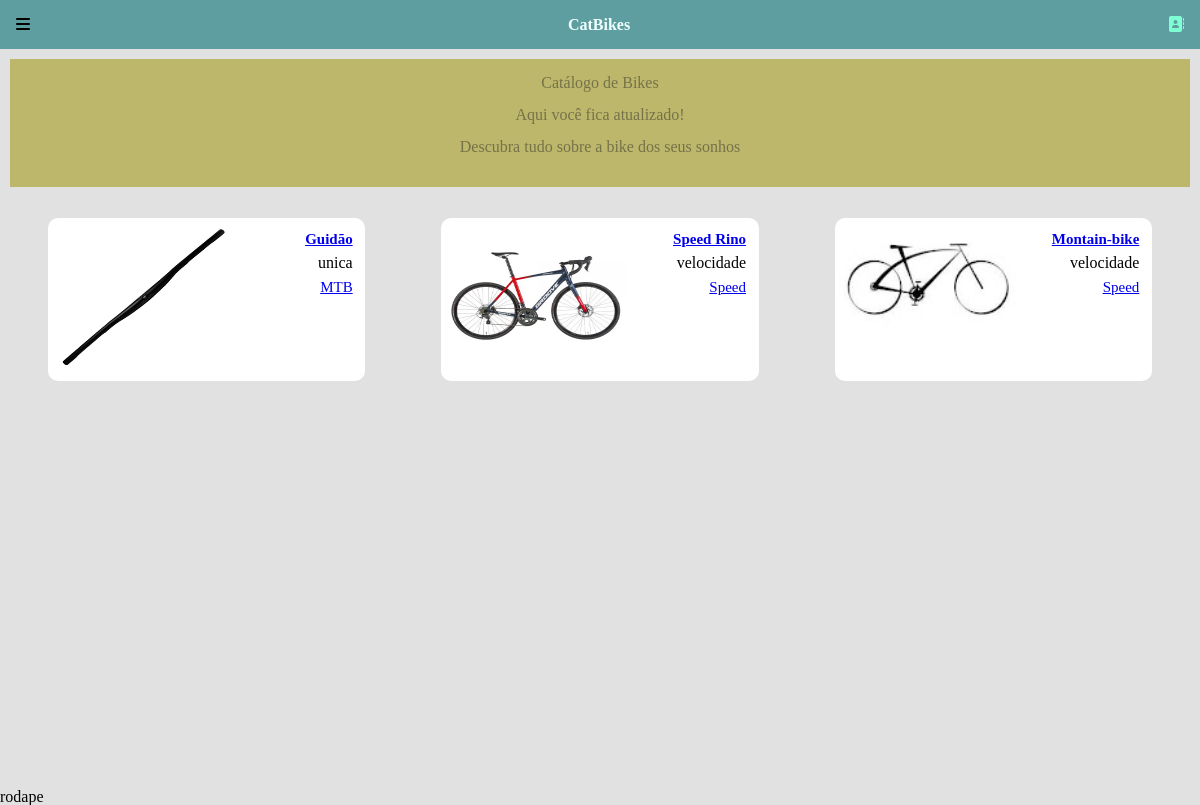
The page / on the database its author committed.
### catalogo/models.py (models this page shows, shortened)
class Peca(models.Model):
    index = models.BigAutoField(primary_key=True)
    nome = models.CharField(max_length=30, null=False)
    descricao = models.TextField()
    relacao = models.CharField( choices= (('velocidade','velocidade'), ('unica','unica')), max_length=250, null=False)
    imagem = models.ImageField(upload_to= 'media/imagem/%Y/%m/%d/', blank=True)
    modalidade = models.ForeignKey(Modadalidade, on_delete = models.CASCADE)

class Modadalidade(models.Model):
    index = models.BigAutoField(primary_key=True)
    nome = models.CharField(max_length=30, null=False)
    def __str__(self):
        return self.nome

### catalogo/views/lista_peca.py (the view)
# urls.py: path('', lista_peca, name='lista_peca'),
def lista_peca(request):
    peca = Peca.objects.all()
    context = {
        'lista_peca': peca
    }
    return render(request, 'peca/lista_peca.html', context = context)

### templates/peca/lista_peca.html (shortened to what this page needs)
{% extends 'index.html' %}
{% block content %}
    <div class="container__cards">
        <section class="banner">
            <h2 class="titulo_banner">
                Catálogo de Bikes
            </h2>
            <p class="banner_texto">
                Aqui você fica atualizado!
            </p>
            <p class="texto"> Descubra tudo sobre a bike dos seus sonhos</p>
        </section>
        <div class="container_card">
            {% if lista_peca %}
                {% for lista in lista_peca %}
                    <div class="card">
                        {% if lista.imagem == "" or lista.imagem == null %}
                            <span class="sem_imagem"></span>
                        {% else %}
                            <a href=" informacao/{{ lista.index }}" class="link_img-card">
                                <img class="img_card" src="{{ lista.imagem.url }}" alt="">
                            </a>
                        {% endif %}
                        <ul class="lista">
                            <li class="item_lista"><a href=" informacao/{{lista.index}}" class="lista_nome">{{ lista.nome }}</a></li>
                            <li class="item_lista"><p class="lista_descricao">{{ lista.relacao }}</p></li>
                            <li class="item_lista"><a href="#" class="lista_modalidade">{{ lista.modalidade }}</a></li>
                        </ul>
                    </div>
                {% endfor %}
            {% endif %}
        </div>
    </div>
{% endblock %}

### static/css/style.css (style rules this page uses)
:root { --preto: black; --cinza-claro: rgb(226, 225, 225); --dark-am: rgb(117, 114, 73); }
body { width: 100%; padding: auto; margin: auto; background-color: var(--cinza-claro); }

### static/css/base/banner.css (style rules this page uses)
.banner { background-color: darkkhaki; margin: auto; padding: 1em; color: var(--dark-am); text-align: center; }
.titulo_banner { padding-bottom: 1em; }
.banner_texto { padding-bottom: 1em; }
.texto { padding-bottom: 1em; }

### static/css/base/main.css (style rules this page uses)
.container__cards { padding: 10px; height: 90vh; }
.container_card { margin: 15px auto; display: flex; justify-content: space-around; flex-wrap: wrap; }
.card { display: flex; justify-content: center; background-color: white; margin: 1em 0; padding: 0.3em; border-radius: 10px; }
.sem_imagem { width: 180px; height: 150px; margin-right: 0.5em; background-image: url(/static/css/base/media/unnamed.jpg); background-repeat: no-repeat; background-size: contain; }
.img_card { width: 180px; height: 150px; margin-right: 0.5em; background-size: contain; }
.lista { display: block; width: 120px; text-align: end; }
.lista_nome { font-size: 15px; font-weight: 700; }
.lista_modalidade { font-size: 15px; font-weight: 400; }
.item_lista { margin: 0.5em; }

### rows shown on the page
Peca: imagem (picture), nome "Guidão", relacao "unica", modalidade "MTB"
Peca: imagem (picture), nome "Speed Rino", relacao "velocidade", modalidade "Speed"
Peca: nome "Montain-bike", relacao "velocidade", modalidade "Speed"
